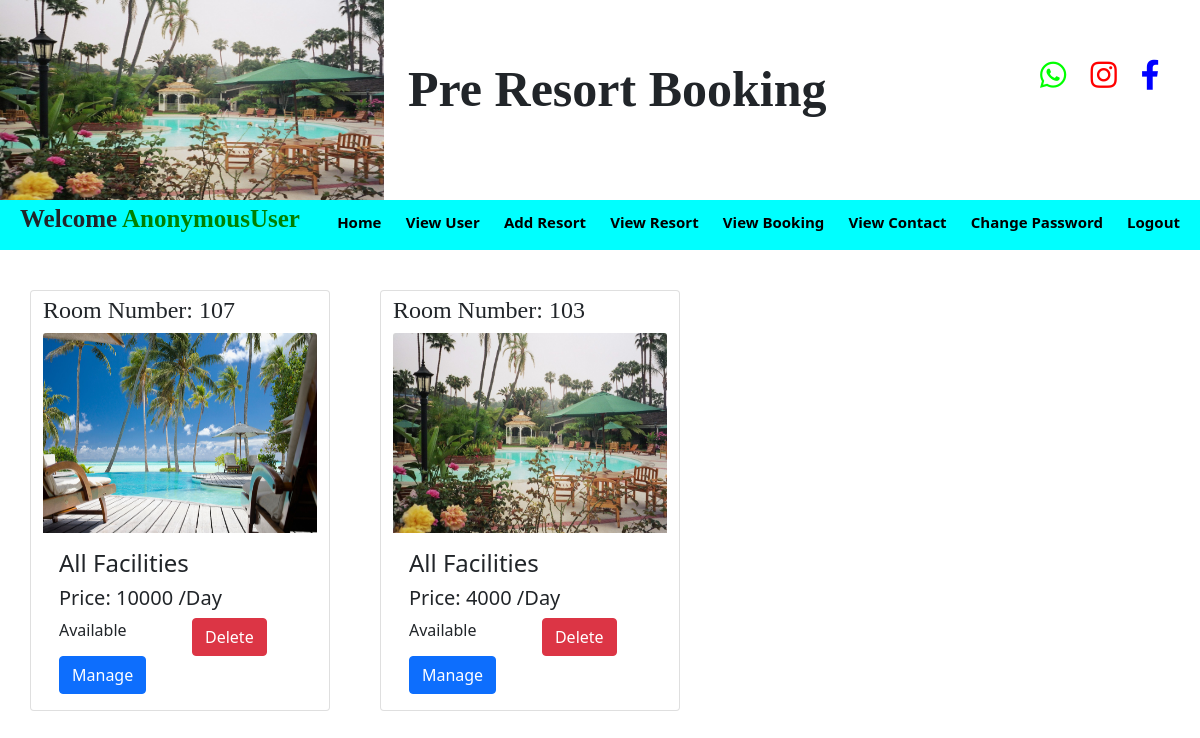
The page /view_room_admin on the database its author committed.
### room/models.py (models this page shows)
class Room(models.Model):
    room_no=models.CharField(max_length=10,null=True)
    price=models.CharField(max_length=10,null=True)
    type=models.CharField(max_length=10,null=True)
    status=models.CharField(max_length=10,null=True)
    image=models.FileField(null=True)

### room/views.py (the view)
# urls.py: path('view_room_admin',view_room_admin,name='view_room_admin'),
def view_room_admin(request):
    data=Room.objects.all()
    d={'data':data}
    return render(request,'view_room_admin.html',d)

### room/templates/view_room_admin.html (shortened to what this page needs)
{% load static %}
{% block body %}
{% include 'admin_navigation.html' %}
<div class="container mt-4">
<div class="row">
    {% for i in data %}
    <div class="card float col-3 mt-3 mb-2 " style="width:300px">
        <h3><font face="mv boli" size="5">Room Number: {{i.room_no}}</font></h3>
        <img class="card-img-top" src="{{i.image.url}}" alt="Card image" height="200px">
        <div class="card-body">
          <h4 class="card-title">{{i.type}}</h4>
          <h5 class="card-title">Price: {{i.price}} /Day</h5>
            <div class="row">
                <div class="form-group col-md-6" >
                    <p class="card-text">{{i.status}}</p>
                </div>
                <div class="form-group col-md-6" >
                    <a href="{% url 'delete_room' i.id %}" onclick="return confirm('Are you sure?')" class="btn btn-danger">Delete</a>
                </div>
            </div>
          <a href="{% url 'edit_room' i.id %}" class="btn btn-primary">Manage</a>
        </div>
    </div>
{% endfor %}
    </div>
</div>
{% endblock %}

### rows shown on the page
Room: room_no "107", image (picture), type "All Facilities", price "10000", status "Available"
Room: room_no "103", image (picture), type "All Facilities", price "4000", status "Available"

### other values the page prints
{{ request.user }} "AnonymousUser"
